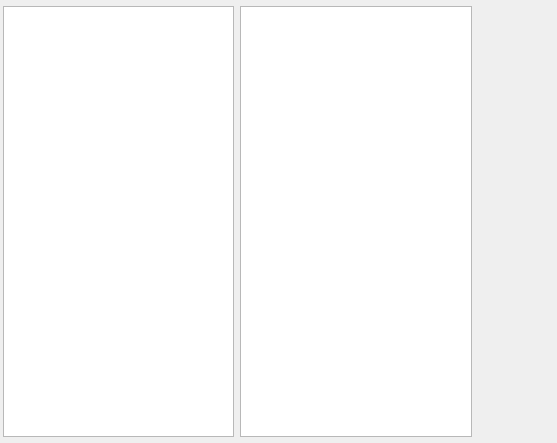
<?xml version="1.0" encoding="UTF-8"?>
<ui version="4.0">
 <class>QuickTestWidget</class>
 <widget class="QWidget" name="QuickTestWidget">
  <property name="geometry">
   <rect>
    <x>0</x>
    <y>0</y>
    <width>557</width>
    <height>443</height>
   </rect>
  </property>
  <property name="windowTitle">
   <string>QuickTestWidget</string>
  </property>
  <layout class="QHBoxLayout" name="horizontalLayout_2" stretch="5,1">
   <property name="spacing">
    <number>0</number>
   </property>
   <property name="leftMargin">
    <number>0</number>
   </property>
   <property name="topMargin">
    <number>0</number>
   </property>
   <property name="rightMargin">
    <number>0</number>
   </property>
   <property name="bottomMargin">
    <number>0</number>
   </property>
   <item>
    <layout class="QHBoxLayout" name="horizontalLayout">
     <property name="spacing">
      <number>6</number>
     </property>
     <property name="leftMargin">
      <number>3</number>
     </property>
     <property name="topMargin">
      <number>6</number>
     </property>
     <property name="rightMargin">
      <number>3</number>
     </property>
     <property name="bottomMargin">
      <number>6</number>
     </property>
     <item>
      <widget class="QTreeView" name="treeView"/>
     </item>
     <item>
      <widget class="QTextBrowser" name="textBrowser"/>
     </item>
    </layout>
   </item>
   <item>
    <widget class="ConsoleContainer" name="navi" native="true">
     <property name="minimumSize">
      <size>
       <width>82</width>
       <height>0</height>
      </size>
     </property>
     <property name="maximumSize">
      <size>
       <width>82</width>
       <height>16777215</height>
      </size>
     </property>
    </widget>
   </item>
  </layout>
 </widget>
 <layoutdefault spacing="6" margin="11"/>
 <customwidgets>
  <customwidget>
   <class>ConsoleContainer</class>
   <extends>QWidget</extends>
   <header>customWidget/consolecontainer.h</header>
   <container>1</container>
  </customwidget>
 </customwidgets>
 <resources/>
 <connections/>
</ui>
